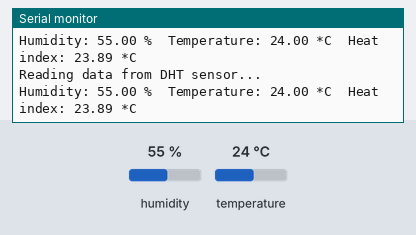
Recording of a sketch running on a simulated Arduino Uno, built with avr-gcc and run on an emulated ATmega328P. Parts: the last lines printed to the serial monitor. Inputs (shaded band) come from the test bench; at power-on: humidity 55 %, temperature 24 °C.

Above: at 4.8 s.
4.9 s: humidity set to 22 %
At 6.7 s:
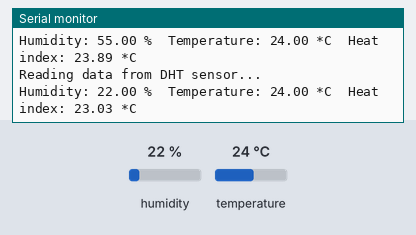
7.9 s: temperature set to 12 °C
At 9.3 s:
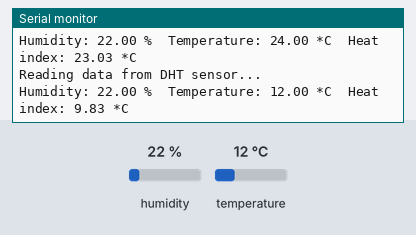
10.9 s: humidity set to 40 %
At 13.4 s:
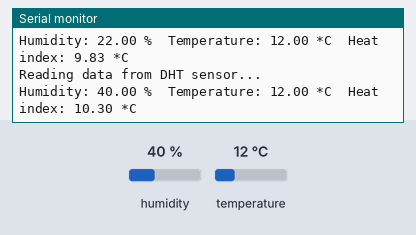
Timing chart, 0 to 14.9 s (numbered marks = the images above; inputs shaded):
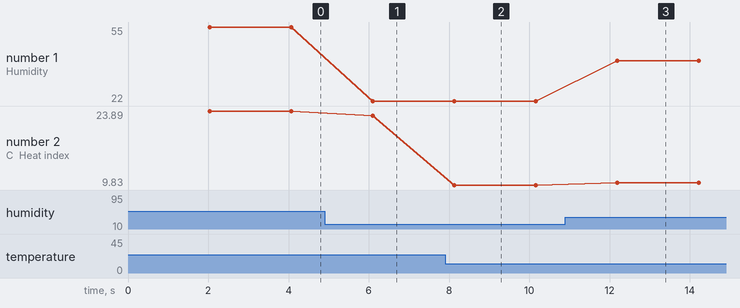

The sketch:

dht11_test.ino
```cpp
#include "DHT.h"

#define DHTPIN 2    // Pin which is connected to the DHT sensor
#define DHTTYPE DHT11   // KY-015 uses the DHT11 sensor

DHT dht(DHTPIN, DHTTYPE);

void setup() {
  Serial.begin(9600);
  Serial.println("DHT11 sensor reading");

  dht.begin();
}

void loop() {
  delay(2000);

  Serial.println("Reading data from DHT sensor...");
  float humidity = dht.readHumidity();
  float temperature = dht.readTemperature();

  if (isnan(humidity) || isnan(temperature)) {
    Serial.println("Failed to read from DHT sensor!");
  } else {
    float heatIndex = dht.computeHeatIndex(temperature, humidity, false);
    Serial.print("Humidity: ");
    Serial.print(humidity);
    Serial.print(" %\t");
    Serial.print("Temperature: ");
    Serial.print(temperature);
    Serial.print(" *C\t");
    Serial.print("Heat index: ");
    Serial.print(heatIndex);
    Serial.println(" *C");
  }
}
```

Measured:
- after the input at 4.9 s, the serial monitor: prints a new line after 1.2 s (image 1)
- after the input at 7.9 s, the serial monitor: prints a new line after 0.23 s (image 2)
- after the input at 10.9 s, the serial monitor: prints a new line after 1.3 s (image 3)
- plotted number 1: 55 → 22 after the input at 4.9 s, 22 → 40 after the input at 10.9 s
- plotted number 2: 23.89 → 23.03 after the input at 4.9 s, 23.03 → 9.83 after the input at 7.9 s, 9.83 → 10.3 after the input at 10.9 s
